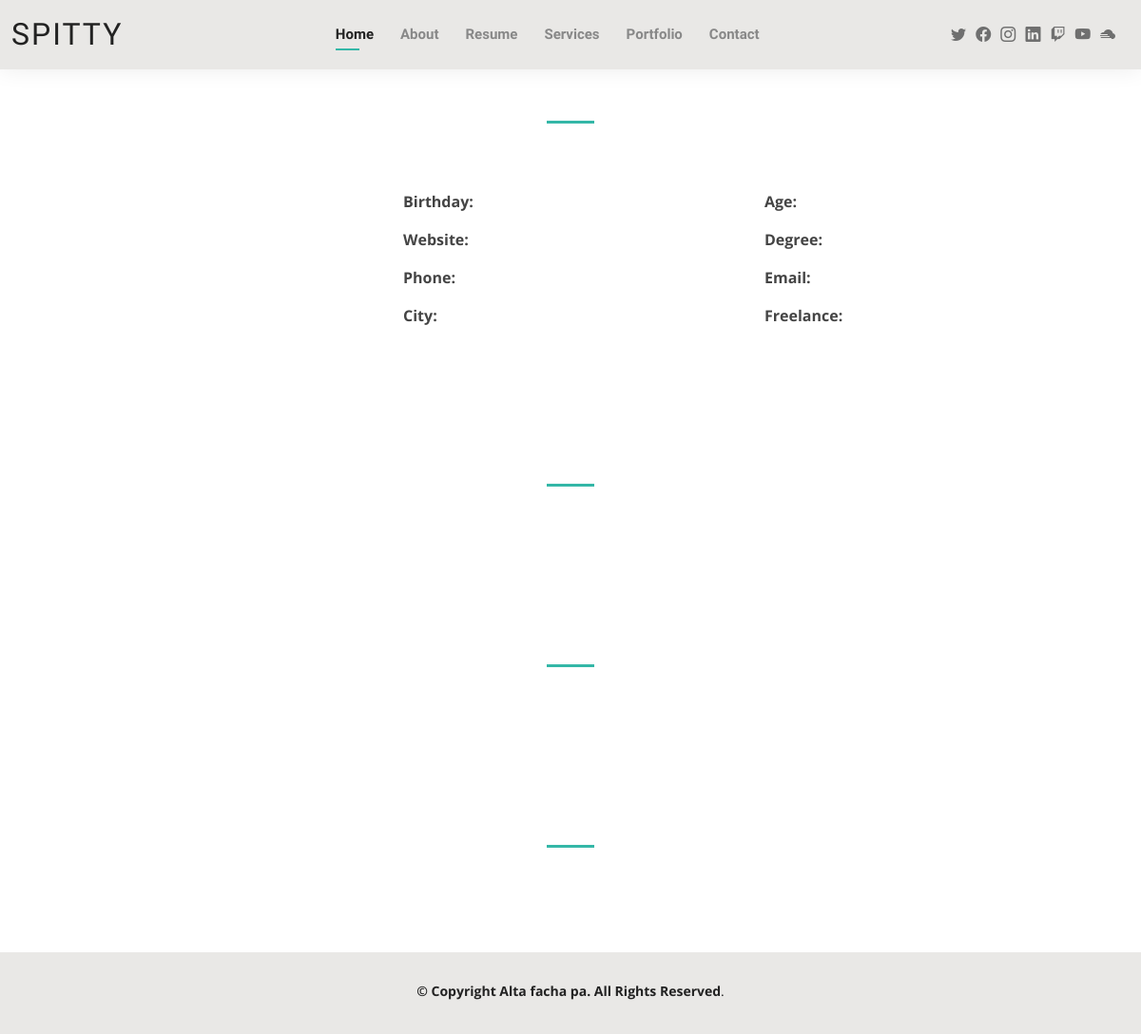
Before: /about-me/ with the older database file.
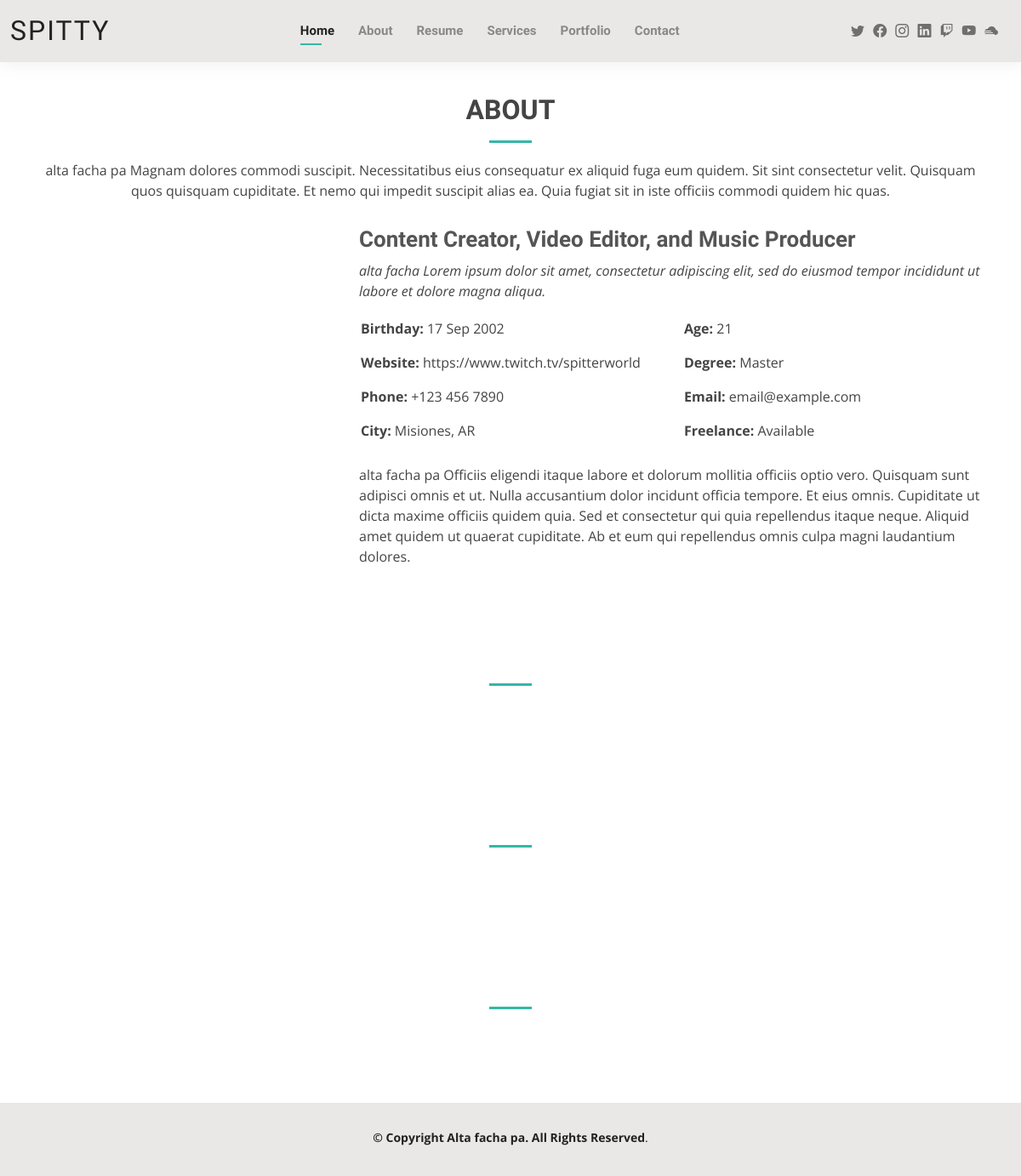
After: the same page with the newer database file.
### about/models.py (models this page shows, shortened)
class About(models.Model):
    tittle_section = models.CharField(_("Título de Sección"), max_length=100, default="About")
    desc_section = models.TextField(_("Descripción de Sección"), default="Magnam dolores commodi suscipit...")
    img = models.ImageField(_("Imagen"), upload_to='about/', default='about/default.jpg')
    name = models.CharField(_("Nombre"), max_length=100, default="Content Creator, Video Editor, and Music Producer")
    desc_short = models.TextField(_("Descripción Corta"), default="Lorem ipsum dolor sit amet...")
    birthday = models.CharField(_("Cumpleaños"), max_length=100, default="1 May 1995")
    website = models.URLField(_("Sitio Web"), max_length=200, default="www.example.com")
    phone = models.CharField(_("Teléfono"), max_length=20, default="+123 456 7890")
    city = models.CharField(_("Ciudad"), max_length=100, default="New York, USA")
    age = models.IntegerField(_("Edad"), default=21)
    degree = models.CharField(_("Grado"), max_length=50, default="Master")
    email = models.EmailField(_("Email"), default="email@example.com")
    freelance = models.CharField(_("Freelance"), max_length=50, default="Available")
    desc_long = models.TextField(_("Descripción Larga"), default="Officiis eligendi itaque...")
    class Meta:
        verbose_name = _("About")
        verbose_name_plural = _("About")

### about/views.py (the view)
# urls.py: path('about-me/', about_views.about, name='about'),
def about(request):
    about_context = About.objects.last()
    skills_desc = SkillDesc.objects.last()
    skills = Skill.objects.all()
    half = (len(skills)+1) // 2
    left_skills = skills[:half]
    right_skills = skills[half:]
    facts_desc = FactDesc.objects.last()
    facts = Fact.objects.all()
    testimonials_desc = TestimonialDesc.objects.last()
    testimonials = Testimonial.objects.all()
    return render(request,'about/about.html',
                  {'about_context': about_context,
                    'skills_desc': skills_desc,
                    'left_skills': left_skills,
                    'right_skills': right_skills,
                    'facts_desc': facts_desc,
                    'facts': facts,
                    'testimonials_desc': testimonials_desc,
                    'testimonials': testimonials})

### core/views.py (called while the page is built)
def site_configuration(request):
    try:
        site_config = SiteConfiguration.objects.get()
    except SiteConfiguration.DoesNotExist:
        site_config = None
    return {
        'site_config': site_config
    }

def social_links(request):
    try:
        links = SocialLinks.objects.first()
    except SocialLinks.DoesNotExist:
        links = None
    return {
        'social_links': links
    }

### templates/about/about.html (shortened to what this page needs)
{% extends 'core/base.html' %}
{% load static %}
  {% block content %}
  <main id="main">
    <section id="about" class="about">
      <div class="container" data-aos="fade-up">
        <div class="section-title">
          <h2>{{ about_context.tittle_section }}</h2>
          <p>{{ about_context.desc_section }}</p>
        </div>
        <div class="row">
          <div class="col-lg-4">
          </div>
          <div class="col-lg-8 pt-4 pt-lg-0 content">
            <h3>{{ about_context.name }}</h3>
            <p class="fst-italic">
              {{ about_context.desc_short }}
            </p>
            <div class="row">
              <div class="col-lg-6">
                <ul>
                  <li><i class="bi bi-rounded-right"></i> <strong>Birthday:</strong> {{ about_context.birthday }}</li>
                  <li><i class="bi bi-rounded-right"></i> <strong>Website:</strong> {{ about_context.website }}</li>
                  <li><i class="bi bi-rounded-right"></i> <strong>Phone:</strong> {{ about_context.phone }}</li>
                  <li><i class="bi bi-rounded-right"></i> <strong>City:</strong> {{ about_context.city }}</li>
                </ul>
              </div>
              <div class="col-lg-6">
                <ul>
                  <li><i class="bi bi-rounded-right"></i> <strong>Age:</strong> {{ about_context.age }}</li>
                  <li><i class="bi bi-rounded-right"></i> <strong>Degree:</strong> {{ about_context.degree }}</li>
                  <li><i class="bi bi-rounded-right"></i> <strong>Email:</strong> {{ about_context.email }}</li>
                  <li><i class="bi bi-rounded-right"></i> <strong>Freelance:</strong> {{ about_context.freelance }}</li>
                </ul>
              </div>
            </div>
            <p>
              {{ about_context.desc_long }}
            </p>
          </div>
        </div>
      </div>
    </section>
    <section id="skills" class="skills">
      <div class="container" data-aos="fade-up">
          <div class="section-title">
              <h2>{{ skills_desc.tittle_section }}</h2>
          </div>
      </div>
  </section>
    <section id="facts" class="facts">
      <div class="container" data-aos="fade-up">
        <div class="section-title">
          <h2>{{ facts_desc.tittle_section }}</h2>
        </div>
      </div>
    </section>
    <section id="testimonials" class="testimonials">
      <div class="container" data-aos="fade-up">
        <div class="section-title">
          <h2> {{ testimonials_desc.tittle_section }}</h2>
        </div>
      </div>
    </section>
  </main>
{% endblock content %}

Changed rows visible on the page:
added About: tittle_section "ABOUT", desc_section "alta facha pa Magnam dolores commodi suscipit. Necessitatibus eius consequatur ex aliquid fuga eum quidem. Sit sint consectetur velit. Quisquam quos quisquam cupiditate. Et nemo qui impedit suscipit alias ea. Quia fugiat sit in iste officiis commodi quidem hic quas.", name "Content Creator, Video Editor, and Music Producer", desc_short "alta facha Lorem ipsum dolor sit amet, consectetur adipiscing elit, sed do eiusmod tempor incididunt ut labore et dolore magna aliqua.", birthday "17 Sep 2002", website "https://www.twitch.tv/spitterworld", phone "+123 456 7890", city "Misiones, AR", age "21", degree "Master", email "email@example.com", freelance "Available", desc_long "alta facha pa Officiis eligendi itaque labore et dolorum mollitia officiis optio vero. Quisquam sunt adipisci omnis et ut. Nulla accusantium dolor incidunt officia tempore. Et eius omnis. Cupiditate ut dicta maxime officiis quidem quia. Sed et consectetur qui quia repellendus itaque neque. Aliquid amet quidem ut quaerat cupiditate. Ab et eum qui repellendus omnis culpa magni laudantium dolores."
